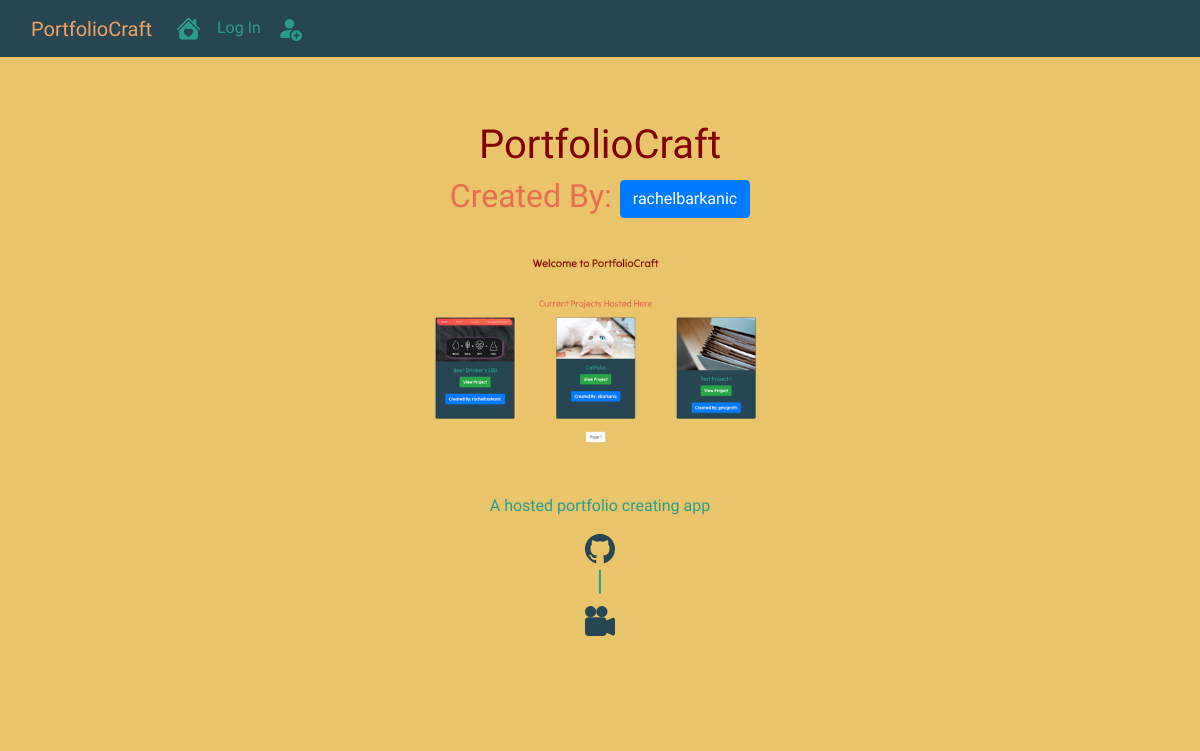
/4, run on the app's committed database.
### portfoliocraft/models.py (models this page shows, shortened)
class Project(db.Model):
    __tablename__ = 'projects'
    id = db.Column(db.Integer, autoincrement = True, primary_key = True)
    user_id = db.Column(db.Integer, db.ForeignKey('users.id'), nullable = False)
    date = db.Column(db.DateTime, nullable = False, default = datetime.utcnow)
    title = db.Column(db.String(255), nullable = False)
    description = db.Column(db.Text(255), nullable = False)
    screenshot = db.Column(db.String(255), nullable = False, default = 'default_screenshot.png')
    demo_link = db.Column(db.String(255), nullable = False)
    github_link = db.Column(db.String(255), nullable = False)

class User(db.Model, UserMixin):
    __tablename__ = 'users'
    id = db.Column(db.Integer, autoincrement = True, primary_key = True)
    profile_image = db.Column(db.String(255), nullable = False, default = 'default_profile.png')
    resume = db.Column(db.String(255), nullable = False, default = 'default_resume.png')
    first_name = db.Column(db.String(255), nullable = False, index=True)
    last_name = db.Column(db.String(255), nullable = False, index=True)
    username = db.Column(db.String(255), unique = True, nullable = False, index=True)
    email = db.Column(db.String(255), unique = True, nullable = False, index=True)
    password_hash = db.Column(db.String(255), nullable = False)
    projects = db.relationship('Project', backref = 'author', lazy = True)

### portfoliocraft/users/views.py (the view)
@users.route('/<username>')
def user_projects(username):
    page = request.args.get('page', 1, type=int)
    user = User.query.filter_by(username = username).first_or_404()
    projects = Project.query.filter_by(author = user).order_by(Project.date.desc()).paginate(page = page, per_page = 5)
    return render_template('user_projects.html', projects = projects, user = user)

### portfoliocraft/projects/views.py (called while the page is built)
@projects.route('/<int:project_id>')
def project(project_id):
    project = Project.query.get_or_404(project_id)
    return render_template('project.html', title=project.title, date = project.date, project = project, screenshot = project.screenshot)

### portfoliocraft/templates/project.html (shortened to what this page needs)
{% extends 'base.html' %}
{% block body %}
<div class="jumbotron text-center">
    <h1>{{ project.title }}</h1>
    <h2>Created By: <a href=" {{url_for('users.user_projects', username = project.author.username)}}" class="btn btn-primary">{{ project.author.username }}</a></h2>
    <br>
    <img id="project-screenshot" src="{{url_for('static', filename = 'screenshots/' +project.screenshot)}}" alt="screenshot">
    <br><br><br>
    <p>{{ project.description }}</p>
    <a class="project-link" href="{{project.github_link}}" target=”_blank”></a>
    <h3>|</h3>
    <a class='demo-link' href="{{project.demo_link}}" target=”_blank”></a>
    <br><br>
</div>
{% endblock %}

### portfoliocraft/static/styles.css (style rules this page uses)
body { font-family: 'Tilt Neon', cursive; background-color: #e9c46a; color: #2a9d8f; }
.jumbotron { background-color: #e9c46a; }
.demo-link { color:#264653 }
.project-link { color:#264653 }
h1 { color: maroon; }
h2 { color:#e76f51 }
#project-screenshot { height: 30%; width: 30%; }

### data on the page
Project: title "PortfolioCraft", screenshot (picture), description "A hosted portfolio creating app"
User: author.username "rachelbarkanic"
